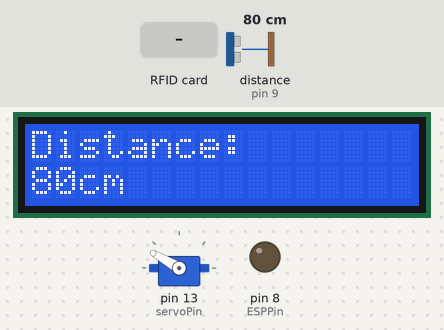
Recording of a sketch running on a simulated Arduino Mega 2560, built with avr-gcc and run on an emulated ATmega2560. On the bench: servo, 16×2 character LCD, output pins drawn as LEDs (lit = HIGH). Wiring (inferred from the names in the program): ultrasonic range finder: trigger pin 10; echo pin 9. Inputs (shaded band) come from the test bench; at power-on: distance to the obstacle (sensor on pin 9) 80 cm. The echo pulse lasts 58.3 µs per cm; pins used as bus, display or sensor lines are not drawn; what the sketch prints to the serial monitor is not drawn.

Above: at 16.9 s.
17.0 s: distance to the obstacle (sensor on pin 9) set to 74 cm
At 20.1 s:
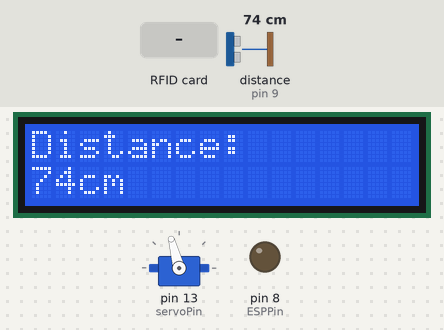
20.2 s: RFID card 51 F9 50 27 held to the reader
At 21.2 s:
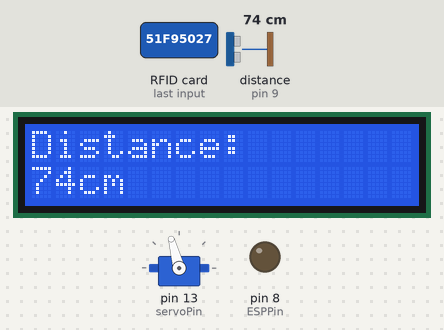
22.5 s: RFID card 51 F9 50 27 held to the reader
At 23.8 s:
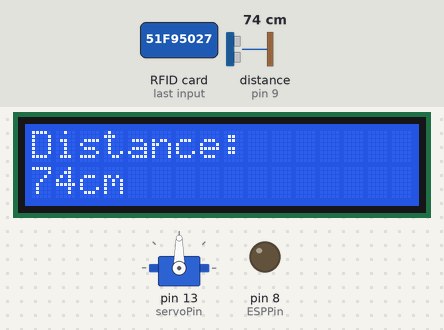
25.7 s: distance to the obstacle (sensor on pin 9) set to 2 cm
At 26.8 s:
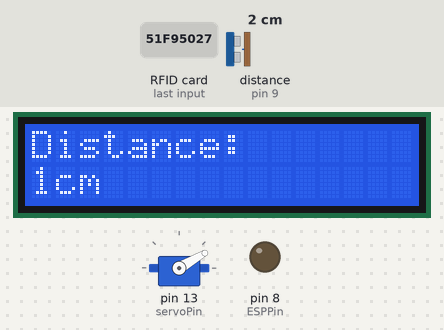
28.9 s: distance to the obstacle (sensor on pin 9) set to 4 cm
At 30.6 s:
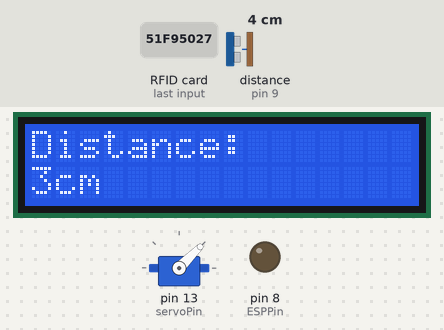
Timing chart, 0 to 62.1 s (numbered marks = the images above; inputs shaded):
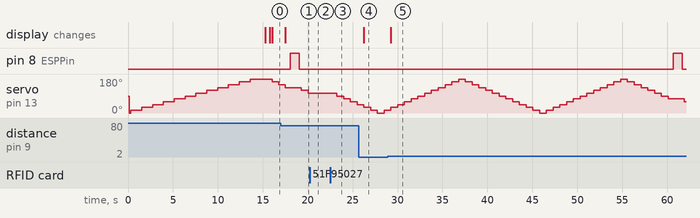

The sketch:

arduino.ino
```cpp
/* This school project was made by:
    Saku Roininen
    Santtu Niskanen
    Joonas Ridanpää
    Lauri Tuovinen
*/

#include <LiquidCrystal.h>
#include <Servo.h>
Servo myservo;        //servo object to control a servo
bool rotation = true; //this is used to check, if the servo is rotatin to or from 180 degrees. true = 0 -> 180 and false 180 -> 0
int calibratedDistance[13] = {0};
int distance = 0;
int servoPos = 0;    //variable to store the servo position
int arrayPos = 0;     //arrayPos to circumvent the problem created by dividing servoPos by 15
long newTime = 0;
long oldTime = 60000;
bool timeState = false; //used in email spam prevention

const int rs = 12, en = 11, d4 = 5, d5 = 4, d6 = 3, d7 = 2, servoPin = 13, trigPin = 10, echoPin = 9, ESPPin = 8, RST_PIN = 6, SS_PIN = 53; //Reserving digital pins 2-7 for lcd, pin 13 for servo, pin 8 for ESP3866 and pins 9-10 for ultrasonic sensor
LiquidCrystal lcd(rs, en, d4, d5, d6, d7); //intializing the LiquidCrystal library by associating the pins

//rfid setup
#include <SPI.h>
#include <MFRC522.h>
byte readCard[4];
String MasterTag = "51F95027";
String tagID = "";
MFRC522 mfrc522(SS_PIN, RST_PIN);

void setup() {
  Serial.begin(9600);
  SPI.begin();
  mfrc522.PCD_Init();
  //attaches the servo on pin 13 to the servo object
  myservo.attach(servoPin);
  //Setting the pin modes
  pinMode(trigPin, OUTPUT);
  pinMode(echoPin, INPUT);
  pinMode(ESPPin, OUTPUT);

  //setting the LCD's colums and rows (16 columns, 2 rows)
  lcd.begin(16, 2);
  lcd.print("calibrating");

  //calibrating the sensor
  myservo.write(servoPos);
  calibration();
  Serial.print("calibration for 12th element in array (setup) ");
  Serial.println(calibratedDistance[12]);
  lcd.clear();

  //telling the user that calibration is done
  lcd.print("calibration");
  lcd.setCursor(0, 1);
  lcd.print("is done");
  delay(500);
  lcd.clear();
}

void loop() {
  while (getID()==false)
  {
	  aaniTutka();
    ilmoitusLCD();
	  servoMoottori();
	  arrayPosition();
    if(scanCompare()==false)
    {
      emailSendTimer();
      if(timeState==false)
      {
        ilmoitusSahkoposti();
      }
    }
  }
  while(getID()==false)
  {
    Serial.println("Keskeytetty");
  }
  delay(500);
}

void arrayPosition() {
  if (rotation)
  {
    arrayPos +=1;
  }
  else
  {
    arrayPos -= 1;
  }
}

void servoMoottori() {
  if (rotation)
  {
    servoPos += 15;
    myservo.write(servoPos);
    if (servoPos == 180)
    {
      rotation = false;
    }
  }
  else
  {
    servoPos -= 15;
    myservo.write(servoPos);
    if (servoPos == 0)
    {
      rotation = true;
    }
  }
  delay(500);
}

int aaniTutka() {
  distance = 0;
  digitalWrite(trigPin, HIGH);
  delayMicroseconds(10);
  digitalWrite(trigPin, LOW);
  int duration = pulseIn(echoPin, HIGH);
  distance = (duration / 58);

  if (distance >= 400 || distance <= 0)
  {
    Serial.println("no object detected");
  }
  else
  {
//    Serial.print("distance= ");
//    Serial.println(distance );
  }

  delay(200);
  return distance;
}

void ilmoitusSahkoposti() {
  Serial.println("ILMOITUSSÄHKÖPOSTISSA");
  digitalWrite(ESPPin, HIGH);
  delay(1000);
  digitalWrite(ESPPin, LOW);

  timeState=1;
}

void ilmoitusLCD() {
  lcd.clear();
  lcd.setCursor(0, 0); //sets cursor to the first row
  lcd.print("Distance:");
  lcd.setCursor(0, 1);
  //400 is the maximum distance of the ultrasonic
  if (distance > 400)
  {
    lcd.print("400+ cm");
  }
  else {
    lcd.print(distance); //prints distance
    lcd.print( "cm");
  }
}

void calibration() {
  arrayPos = 11;
  int index = 0;
  while (index < 13){
    calibratedDistance[index] = aaniTutka();
    Serial.print("index ");
    Serial.println(index);
    Serial.print("servo Position ");
    Serial.println(servoPos);

    if (index < 12) {
      servoMoottori();
    }

    index++;
    delay(500);
  }
}

boolean scanCompare() {
  if ((calibratedDistance[arrayPos]<=(distance+2))&(calibratedDistance[arrayPos]>=(distance-2)))
  {
    Serial.println("Täsmää");
    Serial.print("arrayPos: ");
    Serial.println(arrayPos);
    return true;
  }
  else
  {
    Serial.println("Ei Täsmää");
    Serial.print("arrayPos: ");
    Serial.println(arrayPos);
    Serial.print("distance from calibratedDistance: ");
    Serial.println(calibratedDistance[arrayPos]);
    return false;
    //ilmoitusSahkoposti();
  }

}


void emailSendTimer(){
    Serial.println("EMAILSENDTIMERISSÄ");
    newTime = millis();
        if(oldTime - newTime < 0){
            oldTime = newTime + 60000;
            Serial.println(oldTime);
            timeState=false;
  }
}

//Read new tag if available
boolean getID()
{
  // Getting ready for Reading PICCs
  if ( ! mfrc522.PICC_IsNewCardPresent()) { //If a new PICC placed to RFID reader continue
  return false;
  }
  if ( ! mfrc522.PICC_ReadCardSerial()) { //Since a PICC placed get Serial and continue
  return false;
  }
  tagID = "";
  for ( uint8_t i = 0; i < 4; i++) { // The MIFARE PICCs that we use have 4 byte UID
  //readCard[i] = mfrc522.uid.uidByte[i];
  tagID.concat(String(mfrc522.uid.uidByte[i], HEX)); // Adds the 4 bytes in a single String variable
  }
  tagID.toUpperCase();
  mfrc522.PICC_HaltA(); // Stop reading
  if (tagID == MasterTag)
  {
    return true;
  }
  else
  {
    return false;
  }
}
```

Measured:
- the behaviour switches between 78 and 77 cm on distance to the obstacle (sensor on pin 9) (found by bisection; images 0 and 1)
- after the input at 17.0 s, pin 8 (ESPPin): LOW → HIGH after 1.0 s, → LOW 1.0 s later; the display: changes after 0.50 s (image 1)
- after the input at 20.2 s, servo on pin 13 (servoPin): stays 105° (without the input it goes to 90° after 0.59 s)
- after the input at 22.5 s, servo on pin 13 (servoPin): 105° → 90° after 0.74 s, → 75° 0.76 s later, → 60° 0.76 s later, → 45° 0.76 s later
- after the input at 25.7 s, the display: changes after 0.56 s (image 4)
- after the input at 28.9 s, the display: changes after 0.37 s (image 5)
